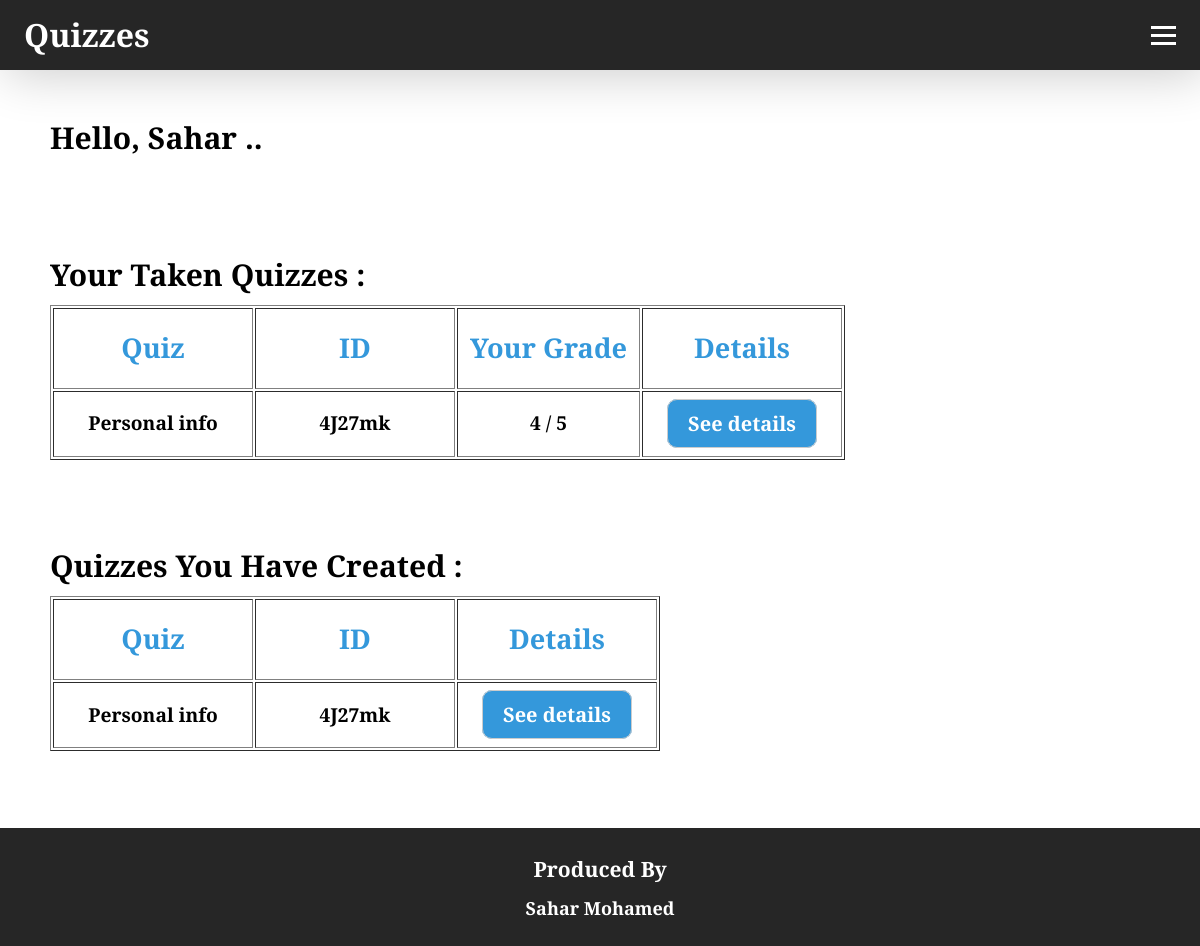
Before: /profile/1 with the older database file.
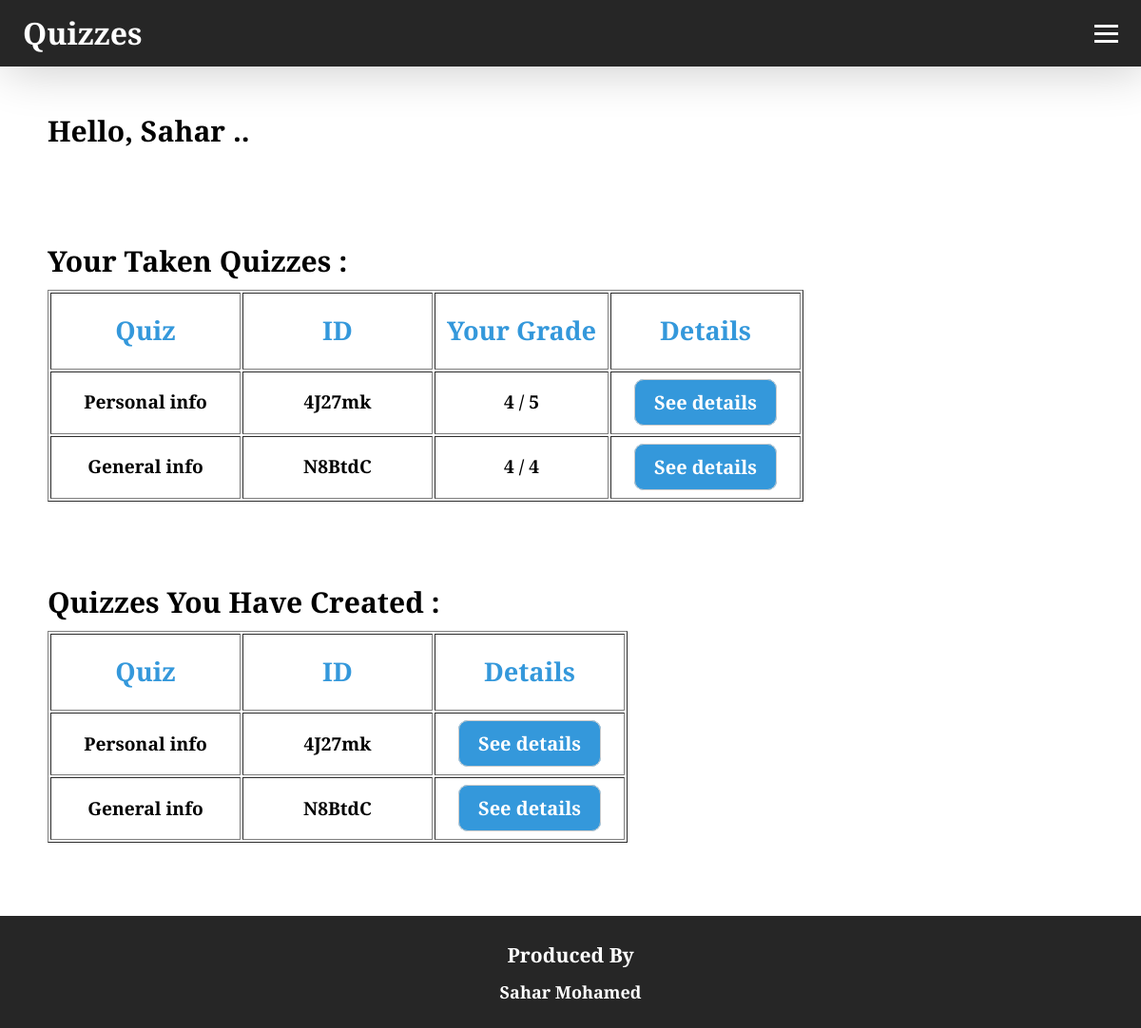
After: the same page with the newer database file.
### quizzes/models.py (models this page shows)
class TakenQuizzes(models.Model):
    user_id = models.ForeignKey(QuizzesUser, on_delete=models.CASCADE)
    quiz_id = models.ForeignKey(Quiz, on_delete=models.CASCADE)
    score = models.IntegerField()
    completed_at = models.DateTimeField(auto_now_add=True)
    class Meta:
        unique_together = ('user_id', 'quiz_id')

class Quiz(models.Model):
    id = models.CharField(max_length=6, primary_key=True)
    creator_id = models.IntegerField()
    description = models.CharField(max_length=255)
    n_questions = models.IntegerField()
    duration = models.IntegerField()
    full_mark = models.IntegerField()

### quizzes/views.py (the view)
# urls.py: path('profile/<int:id>', views.profile, name='profile'),
def profile(request, id):
  user = QuizzesUser.objects.get(id=id)
  taken_quizzes = TakenQuizzes.objects.filter(user_id=id)
  created_quizzes = Quiz.objects.filter(creator_id=id)
  context = {'user': user,
             'taken_quizzes': taken_quizzes,
             'created_quizzes': created_quizzes}
  return render(request, 'profile.html', context)

### quizzes/templates/profile.html (shortened to what this page needs)
<!DOCTYPE html>
<html lang="en">
  <head>
    {% load static %}
    <link rel="stylesheet" href="{% static 'styles.css' %}" />
  </head>
  <body class="home-body">
    <header class="navContainer">
      <nav class="navbar">
        <a class="nav-brand">Quizzes</a>
        <div class="hamburger">
          <span class="bar"></span>
          <span class="bar"></span>
          <span class="bar"></span>
        </div>
      </nav>
    </header>
    <br>
    <p id="welcome" class="heading">Hello, {{ user.username }} ..</p>
    <br>
    <br>
    <div class="quizzes">
      <table border="1" inputmode="html" class="table">
        <caption>Your Taken Quizzes :</caption>
        <thead class="tableHead">
          <tr>
            <td class="desCell">Quiz</td>
            <td class="idCell">ID</td>
            <td class="gradeCell">Your Grade</td>
            <td class="detailsCell">Details</td>
          </tr>
        </thead>
        <tbody class="tableList">
          {% for quiz in taken_quizzes %}
          <tr>
            <td>{{ quiz.quiz_id.description }}</td>
            <td>{{ quiz.quiz_id.id }}</td>
            <td>{{ quiz.score }} / {{ quiz.quiz_id.full_mark }}</td>
            <td>
              <a class="btn" href="../quiz-details/{{ quiz.quiz_id.id }}/{{ user.id }}/true">See details</a>
            </td>
          </tr>
          {% endfor %}
        </tbody>
      </table>
    </div>
    <br>
    <br>
    <div class="quizzes">
      <table border="1" inputmode="html" class="table">
        <caption>Quizzes You Have Created :</caption>
        <thead class="tableHead">
          <tr>
            <td class="desCell">Quiz</td>
            <td class="idCell">ID</td>
            <td class="detailsCell">Details</td>
          </tr>
        </thead>
        <tbody class="tableList">
          {% for quiz in created_quizzes %}
          <tr>
            <td>{{ quiz.description }}</td>
            <td>{{ quiz.id }}</td>
            <td>
              <a class="btn" href="../quiz-details/{{ quiz.id }}/{{ user.id }}/false">See details</a>
            </td>
          </tr>
          {% endfor %}
        </tbody>
      </table>
    </div>
    <br><br>
    <footer>
      <h3>Produced By</h3>
      <ul>
        <li>Sahar Mohamed</li>
      </ul>
    </footer>
  </body>
</html>

Changed rows visible on the page:
added TakenQuizzes: quiz_id.description "General info", quiz_id.id "N8BtdC", score "4", quiz_id.full_mark "4"
added Quiz: description "General info", id "N8BtdC"
